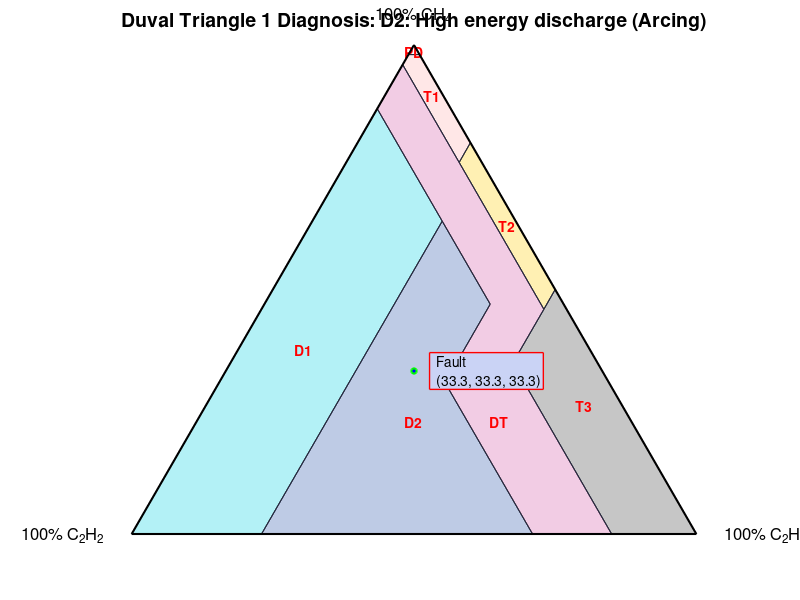

Write the MATLAB code that produced this figure.
clc;
clear;

%________Taking Inputs___________
disp("===== DGA Calculator =====")
h2 = input('H2(ppm) - Hydrogen: ');
ch4 = input('CH4(ppm) - Methane: ');
c2h6 = input('C2H6(ppm) - Ethane: ');
c2h4 = input('C2H4(ppm) - Ethylene: ');
c2h2 = input('C2H2(ppm) - Acetylene: ');
co = input('CO(ppm) - Carbon Monoxide: ');
co2 = input('CO2(ppm) - Carbon Dioxide: ');

%-----------------------Calculating Total Dissolved Combustible Gas--------------------------------
tdcg = h2 + ch4 + c2h6 + c2h4 + c2h2 + co;

fprintf('\n---> TDCG Assessment <---\n');
fprintf('Total Dissolved Combustible Gas (TDCG): %.2f ppm\n', tdcg);

if tdcg < 720
    fprintf('Status: Condition 1 (Healthy/Normal). Ratios may be unreliable.\n');
elseif tdcg >= 720 && tdcg <= 1920
    fprintf('Status: Condition 2 (Caution). Monitor closely for gas increase.\n');
elseif tdcg > 1920 && tdcg <= 4630
    fprintf('Status: Condition 3 (High Risk)\n');
else
    fprintf('Status: Condition 4 (Excessive Decomposition - Immediate Action)\n');
end

%-----------------------------------------Rogers Ratio Method------------------------------------

%_________Zero Handling + Ratio Calculation____________
r1 = NaN; r2 = NaN; r5 = NaN;

if c2h4 > 0, r1 = c2h2/c2h4; end % R1: Acetylene/Ethylene
if h2 > 0,   r2 = ch4/h2;   end % R2: Methane/Hydrogen
if c2h6 > 0, r5 = c2h4/c2h6; end % R5: Ethylene/Ethane

fprintf('\n---> Rogers Ratio Method Method <---\n')

%____________Display Ratio Calculations_____________
fprintf('\nCalculated Ratios:\n');
fprintf('R1 (C2H2/C2H4): %.2f\n', r1);
fprintf('R2 (CH4/H2): %.2f\n', r2);
fprintf('R5 (C2H4/C2H6): %.2f\n', r5);

%_______________________________________(Comparison Logic)_______________________________________   
%| Fault Type                                   | R1 (C₂H₂/C₂H₄) | R2 (CH₄/H₂) | R5 (C₂H₄/C₂H₆) |
%| -------------------------------------------- | -------------- | ----------- | -------------- |
%| Normal Condition                             | < 0.1          | 0.1 – 1.0   | < 1.0          |
%| Partial Discharge (PD)                       | < 0.1          | < 0.1       | < 1.0          |
%| High Energy Discharge (Arcing)               | 0.1 – 3.0      | 0.1 – 1.0   | > 3.0          |
%| Low Temperature Thermal Fault (<300°C)       | < 0.1          | 0.1 – 1.0   | 1.0 – 3.0      |
%| Medium Temperature Thermal Fault (300–700°C) | < 0.1          | > 1.0       | 1.0 – 3.0      |
%| High Temperature Thermal Fault (>700°C)      | < 0.1          | > 1.0       | > 3.0          |

if isnan(r1) || isnan(r2) || isnan(r5) %Checking for NaN values
    rr_result = 'Warning: Invalid input.';
    
elseif (r1 < 0.1) && (r2 >= 0.1 && r2 <= 1.0) && (r5 < 1.0)
    rr_result = 'Normal working condition';
    
elseif (r1 < 0.1) && (r2 < 0.1) && (r5 < 1.0)
    rr_result = 'Possible Partial Discharge (Rogers method is limited)';
    
elseif (r1 >= 0.1 && r1 <= 3.0) && (r2 >= 0.1 && r2 <= 1.0) && (r5 > 3.0)
    rr_result = 'High-energy Discharge (Arcing)';
    
elseif (r1 < 0.1) && (r2 >= 0.1 && r2 <= 1.0) && (r5 >= 1.0 && r5 <= 3.0)
    rr_result = 'Low Temperature Thermal Fault (<300C)';
    
elseif (r1 < 0.1) && (r2 > 1.0) && (r5 >= 1.0 && r5 <= 3.0)
    rr_result = 'Medium Temperature Thermal Fault (300-700C)';
    
elseif (r1 < 0.1) && (r2 > 1.0) && (r5 > 3.0)
    rr_result = 'High Temperaure Thermal Fault (>700C)';
    
else
    rr_result = 'Diagnostic ratios do not match a standard fault pattern (Undetermined)';
end

fprintf('\nDiagnosis:\n%s\n', rr_result);

%------------------------------------------Key Gas Method----------------------------------------

fprintf('\n---> Key Gas Method (Hierarchical Analysis) <---\n')

% Calculating percentages relative to Total Dissolved Combustible Gas (TDCG)
if tdcg > 0
    p_h2   = (h2 / tdcg) * 100;
    p_ch4  = (ch4 / tdcg) * 100;
    p_c2h6 = (c2h6 / tdcg) * 100;
    p_c2h4 = (c2h4 / tdcg) * 100;
    p_c2h2 = (c2h2 / tdcg) * 100;
    p_co   = (co / tdcg) * 100;
else
    p_h2=0; p_ch4=0; p_c2h6=0; p_c2h4=0; p_c2h2=0; p_co=0;
end

kg_result = 'Normal / Inconclusive';

% ARCING (Key Gas: Acetylene).
if (p_c2h2 >= 5) && (c2h2 > 0)
    kg_result = 'High-Energy Discharge (Arcing) [Key Gas: Acetylene]';

% THERMAL OIL FAULTS (Key Gas: Ethylene)
elseif (p_c2h4 > 20) && (c2h4 > c2h6)
    kg_result = 'Thermal Fault in Oil (>700 C) [Key Gas: Ethylene]';

% CELLULOSE DEGRADATION (Key Gas: CO)
elseif (p_co > 80)
    kg_result = 'Overheating of Insulation Paper [Key Gas: Carbon Monoxide]';

% LOW-TEMP THERMAL (Key Gas: Methane/Ethane)
elseif (p_c2h6 > p_ch4) && (p_c2h6 > p_c2h4)
    kg_result = 'Low-temp Thermal / Oil Decomposition [Key Gas: Ethane]';
elseif (p_ch4 > p_h2) && (p_ch4 > p_c2h4)
    kg_result = 'Low-temp Thermal (<300 C) [Key Gas: Methane]';

% PARTIAL DISCHARGE (Key Gas: Hydrogen)
elseif (p_h2 > p_ch4) && (p_h2 > p_c2h4)
    kg_result = 'Partial Discharge (Corona) [Key Gas: Hydrogen]';

end

fprintf('Diagnosis: \n%s\n', kg_result);

%------------------------------------------CO2/CO Ratio----------------------------------------

fprintf('\n---> CO2/CO Ratio Analysis <---\n');

if co > 0
    ratio = co2/co;
    fprintf('\nCO2/CO Ratio: %.2f\n',ratio);
    
    if ratio < 3
        fprintf('\nDiagnosis: Severe paper degradation (Carbonization).\n');
    elseif ratio > 10
        fprintf('\nDiagnosis: Normal paper aging, Mild overheating.\n');
    else
        fprintf('\nDiagnosis: Healthy insulation, Standard operation.\n');
    end
else
    fprintf('CO2/CO Ratio: N/A Invalid Input.\n');
end

%----------------------------------Duval Triangle 1----------------------------------------

fprintf('\n---> Duval Triangle <---\n');

gas_sum = ch4 + c2h4 + c2h2;
p_ch4 = (ch4/gas_sum) * 100; p_c2h4 = (c2h4/gas_sum) * 100; p_c2h2 = (c2h2/gas_sum) * 100; %Percentages

%____________Creating states___________________

% Gases   | Value	State	  |  Value	State	   | Value	State
%---------|-------------------|--------------------|---------------
% CH4	  | 0–98	State 0	  | 98–100	State 1	   | 
% C2H2	  | 0–4 	State 0	  | 4–13	State 1	   |  13–15	State 2
%    	  | 15–29	State 3	  | 29–100	State 4	   | 
% C2H4	  | 0–20	State 0	  | 20–23	State 1	   | 23–40	State 2
%    	  | 40–50	State 3	  | 50–100	State 4	   | 

if (p_ch4 < 98), ch4_state = 0;
else, ch4_state = 1;
end
if (p_c2h2 < 4), c2h2_state = 0;
elseif (p_c2h2 >= 4 && p_c2h2 < 13), c2h2_state = 1; 
elseif (p_c2h2 >= 13 && p_c2h2 < 15), c2h2_state = 2;
elseif (p_c2h2 >= 15 && p_c2h2 < 29), c2h2_state = 3;
else, c2h2_state = 4;
end
if (p_c2h4 < 20), c2h4_state = 0;
elseif (p_c2h4 >= 20 && p_c2h4 < 23), c2h4_state = 1;
elseif (p_c2h4 >= 23 && p_c2h4 < 40), c2h4_state = 2;
elseif (p_c2h4 >= 40 && p_c2h4 < 50), c2h4_state = 3;
else, c2h4_state = 4;
end

%____________________Finding Faults_________________________________

% Faults |	CH4	        |    C2H2                       |   C2H4
%--------|--------------|-------------------------------|---------------------------------
% PD	 | State 1	    | Any state	                    | Any state
% D1	 | State 0	    | State 2–State 3–State 4	    | State 0–State 1
% D2	 | State 0	    | State 2–State 3	            | State 2
% 	     | State 0   	| State 4	                    | State 2–State 3–State 4
% T1	 | State 0   	| State 0	                    | State 0
% T2	 | State 0	    | State 0	                    | State 1–State 2–State 3
% T3	 | State 0	    | State 0–State 1–State 2	    | State 4
% DT     | State 0      | State 1	                    | State 0–State 1–State 2–State 3
%  	     | State 0	    | State 2	                    | State 3
% 	     | State 0   	| State 3	                    | State 3–State 4

fault = 'Undetermined / Boundary Case';

if (ch4_state == 1), fault = 'PD: Partial Discharge';
elseif (ch4_state == 0) && (c2h2_state == 2 || c2h2_state == 3 || c2h2_state == 4) && (c2h4_state == 0 || c2h4_state == 1), fault = 'D1: Low energy discharge (Sparking)';
elseif (ch4_state == 0) && (c2h2_state == 2 || c2h2_state == 3) && (c2h4_state == 2), fault = 'D2: High energy discharge (Arcing)';
elseif (ch4_state == 0) && (c2h2_state == 4) && (c2h4_state == 2 || c2h4_state == 3 || c2h4_state == 4), fault = 'D2: High energy discharge (Arcing)';
elseif (ch4_state == 0) && (c2h2_state == 0) && (c2h4_state == 0), fault = 'T1: Low Temperature Thermal Fault (<300C)';
elseif (ch4_state == 0) && (c2h2_state == 0) && (c2h4_state == 1 || c2h4_state == 2 || c2h4_state == 3), fault = 'T2: Medium Temperature Thermal Fault (300-700C)';
elseif (ch4_state == 0) && (c2h2_state == 0 || c2h2_state == 1 || c2h2_state == 2) && (c2h4_state == 4), fault = 'T3: High Temperaure Thermal Fault (>700C)';
elseif (ch4_state == 0) && (c2h2_state == 1) && (c2h4_state == 0 || c2h4_state == 1 || c2h4_state == 2 || c2h4_state == 3), fault = 'DT: Mix of thermal and electrical faults';
elseif (ch4_state == 0) && (c2h2_state == 2) && (c2h4_state == 3), fault = 'DT: Mix of thermal and electrical faults';
elseif (ch4_state == 0) && (c2h2_state == 3) && (c2h4_state == 3 || c2h4_state == 4), fault = 'DT: Mix of thermal and electrical faults';
end

fprintf('Diagnosis: %s\n', fault);

%----------------------------------Duval Triangle Plot----------------------------------------

% Defining Vertices and Points (a-o)
top = [0.5, 0.866];   % 100% CH4
right = [1, 0];       % 100% C2H4
left = [0, 0];        % 100% C2H2

a = [0.49, 0.849]; b = [0.51, 0.849]; c = [0.48, 0.831]; d = [0.58, 0.658]; e = [0.6, 0.693]; 
f = [0.73, 0.398]; g = [0.75, 0.433]; h = [0.675, 0.303]; I = [0.85, 0]; J = [0.71, 0]; k = [0.555, 0.268]; 
l = [0.635, 0.407]; m = [0.55, 0.554]; n = [0.435, 0.753]; o = [0.23, 0];

% Zones Polygons
% PD: Top -> b -> a
PD_x = [top(1), b(1), a(1)];
PD_y = [top(2), b(2), a(2)];

% T1: a -> b -> e -> d -> c
T1_x = [a(1), b(1), e(1), d(1), c(1)];
T1_y = [a(2), b(2), e(2), d(2), c(2)];

% T2: d -> e -> g -> f
T2_x = [d(1), e(1), g(1), f(1)];
T2_y = [d(2), e(2), g(2), f(2)];

% T3: f -> g -> right -> I -> h
T3_x = [f(1), g(1), right(1), I(1), h(1)];
T3_y = [f(2), g(2), right(2), I(2), h(2)];

% D1: n -> m -> o -> left
D1_x = [n(1), m(1), o(1), left(1)];
D1_y = [n(2), m(2), o(2), left(2)];

% D2: m -> l -> k -> J -> o
D2_x = [m(1), l(1), k(1), J(1), o(1)];
D2_y = [m(2), l(2), k(2), J(2), o(2)];

% DT: c -> d -> f -> h -> I -> J -> k -> l -> m -> n
DT_x = [c(1), d(1), f(1), h(1), I(1), J(1), k(1), l(1), m(1), n(1)];
DT_y = [c(2), d(2), f(2), h(2), I(2), J(2), k(2), l(2), m(2), n(2)];

% Calculating Sample Point (X, Y)
% Using fractions (0-1), not percentages (0-100) for the coordinate formula
if gas_sum > 0
    f_ch4 = ch4 / gas_sum;
    f_c2h4 = c2h4 / gas_sum;
else
    f_ch4 = 0; f_c2h4 = 0;
end

% Using Formula (https://powertransformerhealth.com/2019/03/22/duvals-triangle-method/#:~:text=X%20%3D%20%5B%28%25C2H4,0%2E866,-For)
X_pt = ((f_c2h4 / 0.866) + (f_ch4 / 1.732)) * 0.866;
Y_pt = f_ch4 * 0.866;

% Plotting Graph
figure('Name', 'Duval Triangle 1', 'Color', '#24273a');
hold on;
axis equal;
grid on;
axis off; % Hide standard axes

% Draw Zone Patches (Colored)
fill(PD_x, PD_y, [0.8500 0.9500 1.0000], 'FaceAlpha', 0.3, 'EdgeColor', '#24273a');
fill(T1_x, T1_y, [1.0000 0.6824 0.6863], 'FaceAlpha', 0.3, 'EdgeColor', '#24273a');   
fill(T2_x, T2_y, [1.0000 0.8000 0.0000], 'FaceAlpha', 0.3, 'EdgeColor', '#24273a');    
fill(T3_x, T3_y, [0.2471 0.2471 0.2471], 'FaceAlpha', 0.3, 'EdgeColor', '#24273a');     
fill(D1_x, D1_y, [0.0000 0.8118 0.8784], 'FaceAlpha', 0.3, 'EdgeColor', '#24273a');     
fill(D2_x, D2_y, [0.1490 0.3216 0.6549], 'FaceAlpha', 0.3, 'EdgeColor', '#24273a');    
fill(DT_x, DT_y, [0.8314 0.3255 0.6392], 'FaceAlpha', 0.3, 'EdgeColor', '#24273a');     

% Adding Zone Labels
text(mean(PD_x), mean(PD_y), 'PD', 'HorizontalAlignment', 'center', 'FontWeight', 'bold', 'color', 'r');
text(mean(T1_x), mean(T1_y), 'T1', 'HorizontalAlignment', 'center', 'FontWeight', 'bold', 'color', 'r');
text(mean(T2_x), mean(T2_y), 'T2', 'HorizontalAlignment', 'center', 'FontWeight', 'bold', 'color', 'r');
text(mean(T3_x), mean(T3_y), 'T3', 'HorizontalAlignment', 'center', 'FontWeight', 'bold', 'color', 'r');
text(mean(D1_x), mean(D1_y), 'D1', 'HorizontalAlignment', 'center', 'FontWeight', 'bold', 'color', 'r');
text(0.65, 0.20, 'DT', 'HorizontalAlignment', 'center', 'FontWeight', 'bold', 'color', 'r'); % Manual placement for DT
text(0.5, 0.2, 'D2', 'HorizontalAlignment', 'center', 'FontWeight', 'bold', 'color', 'r'); % Manual placement for D2

% Main Triangle Boundary
plot([0 1 0.5 0], [0 0 0.866 0], 'k-', 'LineWidth', 1.5);

% Plotting Sample Point
plot(X_pt, Y_pt, 'go', 'MarkerFaceColor', 'b', 'MarkerSize', 4, 'LineWidth', 1.5);

% Label to Sample Point
text(X_pt + 0.03, Y_pt, sprintf('  Fault\n  (%.1f, %.1f, %.1f)', p_ch4, p_c2h4, p_c2h2), ...
    'BackgroundColor', '#cad3f5', 'color', 'k', 'EdgeColor', 'r', 'LineWidth', 1, 'Margin', 1);

% Corner Labels
text(0.5, 0.92, '100% CH_4', 'HorizontalAlignment', 'center', 'FontSize', 12);
text(-0.05, 0, '100% C_2H_2', 'HorizontalAlignment', 'right', 'FontSize', 12);
text(1.05, 0, '100% C_2H_4', 'HorizontalAlignment', 'left', 'FontSize', 12);

title(['Duval Triangle 1 Diagnosis: ' fault], 'FontSize', 14);
hold off;
